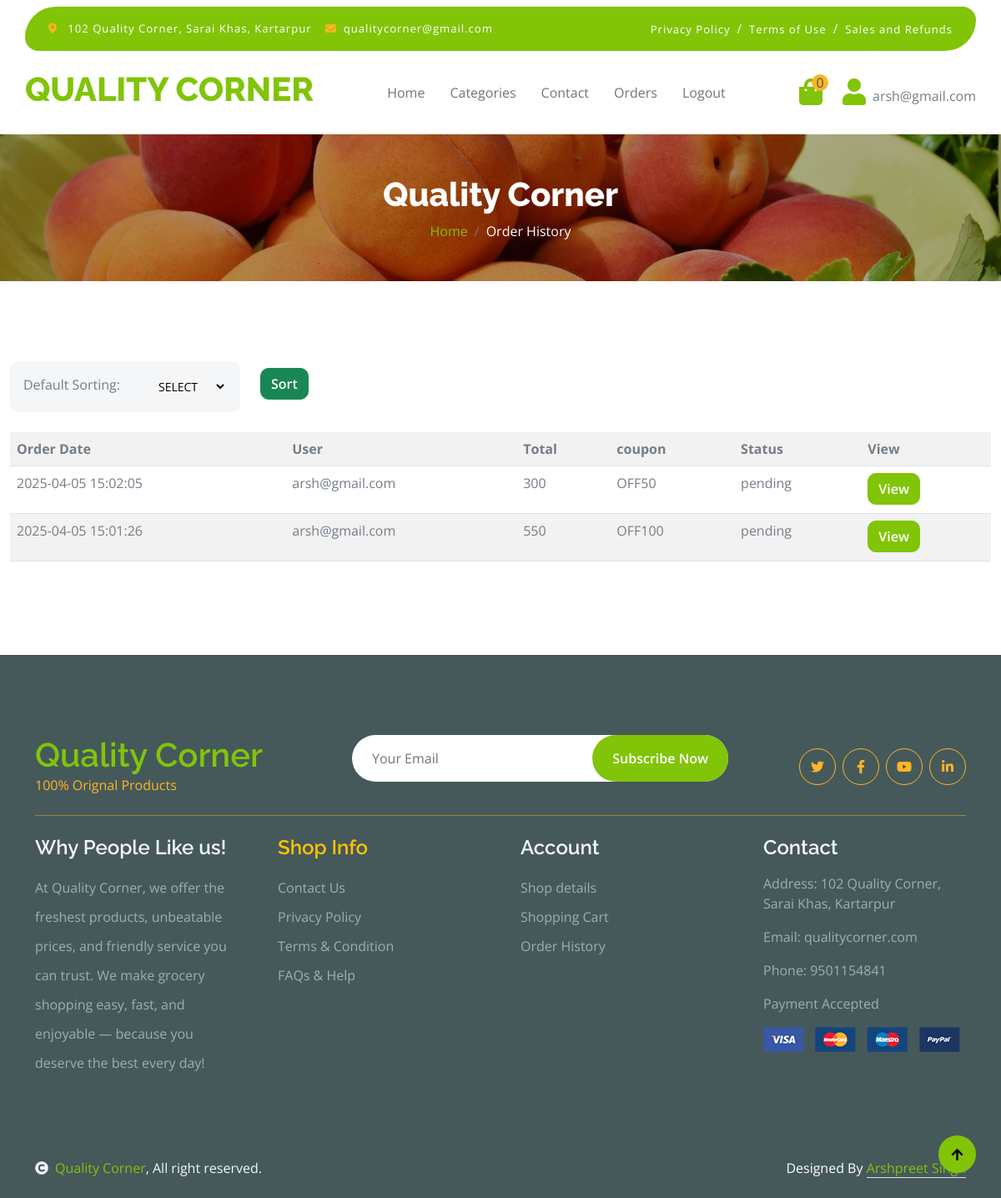
Page /order_history.php (signed in) on the earlier database version.
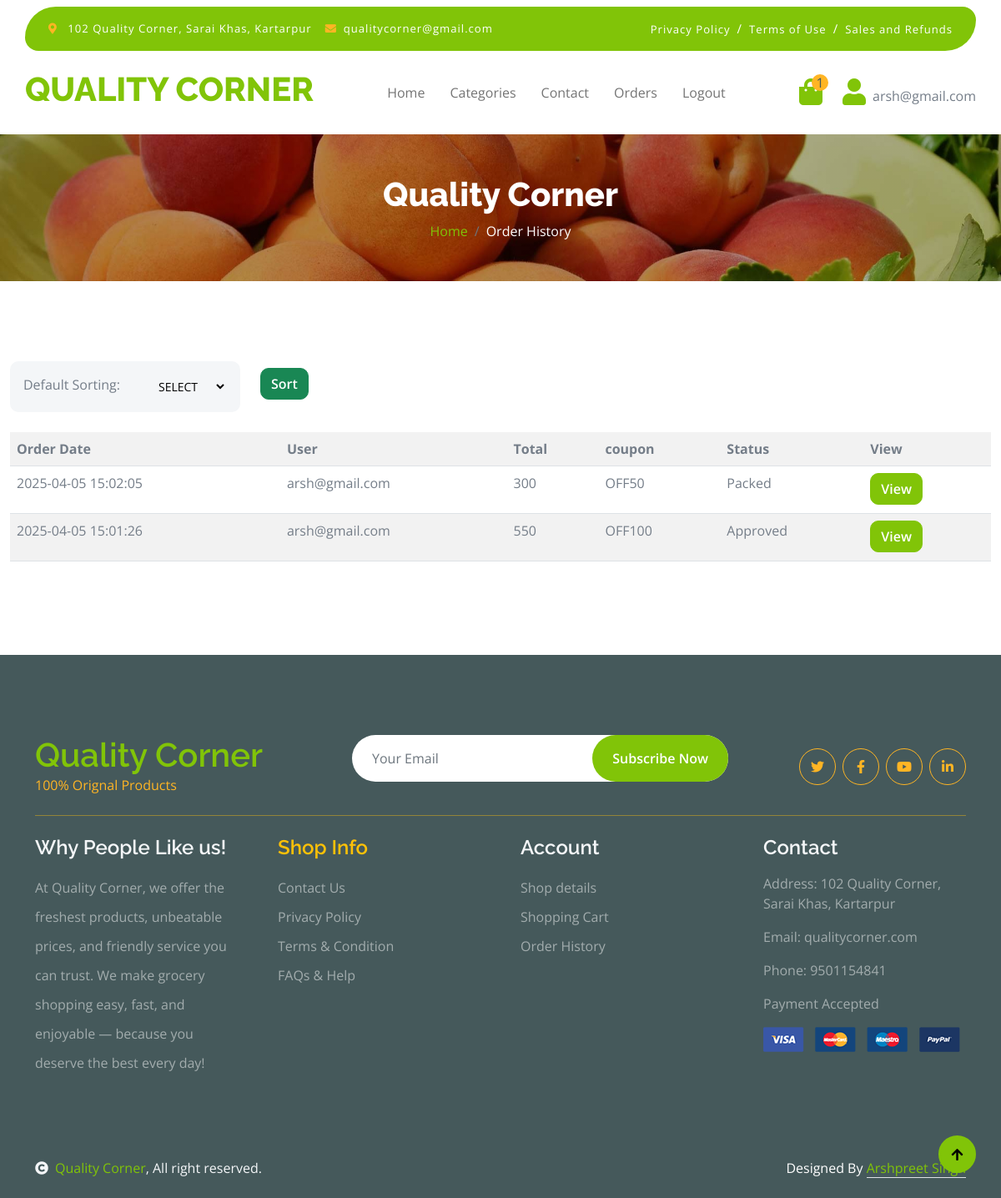
Same page on the later database version.
### tables this page shows
CREATE TABLE `orders` (
  `id` int(9) NOT NULL,
  `user` varchar(100) NOT NULL,
  `total` int(9) NOT NULL,
  `coupon_id` int(5) NOT NULL,
  `address` longtext NOT NULL,
  `status` varchar(50) NOT NULL DEFAULT 'pending',
  `created at` timestamp NOT NULL DEFAULT current_timestamp()
);

CREATE TABLE `coupon` (
  `id` int(50) NOT NULL,
  `code` varchar(100) NOT NULL,
  `discount` int(9) NOT NULL,
  `type` varchar(50) NOT NULL,
  `term` varchar(100) NOT NULL,
  `minamt` int(9) NOT NULL,
  `status` varchar(50) NOT NULL DEFAULT 'active',
  `created at` timestamp NOT NULL DEFAULT current_timestamp()
);

### order_history.php (the view, shortened to what the changed rows need)
<?php
include("heading.php")
    ?>
<div class="container-fluid page-header py-5 A">
    <h1 class="text-center text-white display-6">Quality Corner</h1>
</div>
<div class="container-fluid my-5 py-5">
    <table class="table table-striped table-hover B">
        <tr>
            <th>Order Date</th>
            <th>User </th>
            <th>Total </th>
            <th>coupon</th>
            <th>Status</th>
            <th>View</th>
        </tr>
        <?php
        include("config.php");
        $email=$_SESSION['email'];
        if (isset($_REQUEST['sort_btn'])) {
            $sort=$_REQUEST['sort'];
            if($sort=='All'){
                $query = "SELECT * FROM `orders`  WHERE `user`='$email' ORDER BY id DESC";
            }
            else{
                $query="SELECT * FROM `orders`  WHERE `user`='$email'  AND `status`='$sort' ORDER BY id DESC" ;
            }
        }
        else{
       $query = "SELECT * FROM `orders`  WHERE `user`='$email' ORDER BY id DESC";
        }
        $res = mysqli_query($db, $query);
        while ($data = mysqli_fetch_assoc($res)) {
            $cpn="SELECT * FROM `coupon` WHERE `id`=$data[coupon_id]";
            $cpn_res=mysqli_query($db,$cpn);
            $cpn_data=mysqli_fetch_assoc($cpn_res);
            ?>
            <tr>
                <td><?php echo $data['created at']; ?></td>
                <td><?php echo $data['user']; ?></td>
                <td><?php echo $data['total']; ?></td>
                <td><?php echo $cpn_data['code']; ?></td>
                <td><p><?php echo $data['status']; ?></p></td>
                <td><a class="btn btn-primary text-white" href="order_his_details.php?id=<?php echo $data['id']; ?>">View</a>
                </td>
            </tr>
            <?php
        }
        ?>
    </table>
</div>
<?php
include("footer.php")
    ?>

### heading.php (shortened to what the changed rows need)
<!DOCTYPE html>
<html lang="en">
<head>
    <link rel="stylesheet" href="https://use.fontawesome.com/releases/v5.15.4/css/all.css" />
    <link href="https://cdn.jsdelivr.net/npm/bootstrap-icons@1.4.1/font/bootstrap-icons.css" rel="stylesheet">
    <link href="lib/lightbox/css/lightbox.min.css" rel="stylesheet">
    <link href="lib/owlcarousel/assets/owl.carousel.min.css" rel="stylesheet">
    <link href="css/bootstrap.min.css" rel="stylesheet">
    <link href="css/style.css" rel="stylesheet">
    <link href="css/add.css" rel="stylesheet">
</head>
<body>
    <div class="container-fluid sticky-top bg-white mt-2 A">
        <div class="container px-0 ">
            <nav class="navbar navbar-light bg-white navbar-expand-xl">
                <a href="index.php" class="navbar-brand">
                    <h1 class="text-primary display-6">QUALITY CORNER</h1>
                </a>
                <div class="collapse navbar-collapse bg-white" id="navbarCollapse">
                    <div class="d-flex m-3 me-0">
                        <a href="cart.php" class="position-relative me-4 my-auto">
                            <i class="fa fa-shopping-bag fa-2x"></i>
                            <?php
                            include("config.php");
                            if (isset($_SESSION["email"])) {
                                $email = $_SESSION['email'];
                                $query = "SELECT count(*) as total From `cart` WHERE `name` = '$email'";
                                $res = mysqli_query($db, $query);
                                $data = mysqli_fetch_assoc($res);
                                ?>
                                <span
                                    class="position-absolute bg-secondary rounded-circle d-flex align-items-center justify-content-center text-dark px-1"
                                    style="top: -5px; left: 15px; height: 20px; min-width: 20px;"><?php echo $data['total'] ?></span>
                                <?php
                            }
                            ?>
                        </a>
                    </div>
                </div>
            </nav>
        </div>
    </div>

Differences in the rows shown:
changed orders "OFF50": status "pending" → "Packed"
changed orders "OFF100": status "pending" → "Approved"
Other differences:
$data['total']: "0" → "1"
